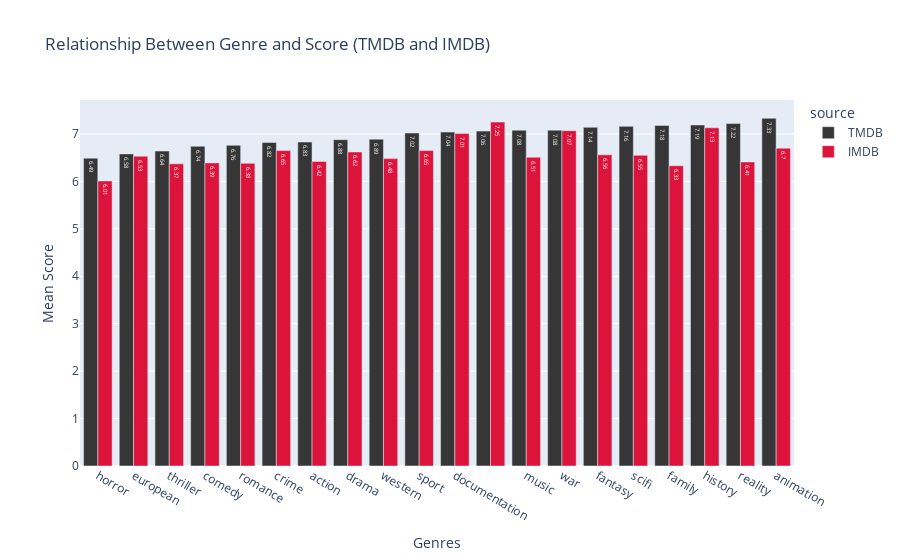

Notebook cell for this chart:
### Code cell
# Creating the bar chart for TMDB and IMDB together

mean_scores_t = df_titles.groupby('genres')['tmdb_score'].mean().sort_values().round(2)
mean_scores_i = df_titles.groupby('genres')['imdb_score'].mean().sort_values().round(2)

df_tmdb = mean_scores_t.reset_index()
df_tmdb['source'] = 'TMDB'
df_tmdb = df_tmdb.rename(columns={'tmdb_score': 'score'})

df_imdb = mean_scores_i.reset_index()
df_imdb['source'] = 'IMDB'
df_imdb = df_imdb.rename(columns={'imdb_score': 'score'})

combined_scores = pd.concat([df_tmdb, df_imdb])
#      genres  score source
# 0     drama   6.95   TMDB
# 1    comedy   7.63   TMDB
# 2    action   8.35   TMDB
# 0     drama   6.80   IMDB
# 1    comedy   7.13   IMDB
# 2    action   8.15   IMDB

fig = px.bar(
    combined_scores,
    x='genres',
    y='score',
    color='source', 
    barmode='group', 
    text_auto=True,
    title='Relationship Between Genre and Score (TMDB and IMDB)',
    color_discrete_map={'TMDB': '#363636', 'IMDB': '#DC143C'}
)

fig.update_layout(xaxis_title='Genres', yaxis_title='Mean Score')

### Figure 1 — Plotly figure (JSON) as saved in the notebook; plotly's stock layout.template omitted (floating-point values rounded to 4 significant figures)
{"data": [{"alignmentgroup": "True", "hovertemplate": "source=TMDB<br>genres=%{x}<br>score=%{y}<extra></extra>", "legendgroup": "TMDB", "marker": {"color": "#363636", "pattern": {"shape": ""}}, "name": "TMDB", "offsetgroup": "TMDB", "orientation": "v", "showlegend": true, "textposition": "auto", "texttemplate": "%{y}", "type": "bar", "x": ["horror", "european", "thriller", "comedy", "romance", "crime", "action", "drama", "western", "sport", "documentation", "", "music", "war", "fantasy", "scifi", "family", "history", "reality", "animation"], "xaxis": "x", "y": [6.49, 6.58, 6.64, 6.74, 6.76, 6.82, 6.83, 6.88, 6.89, 7.02, 7.04, 7.06, 7.08, 7.08, 7.14, 7.16, 7.18, 7.19, 7.22, 7.33], "yaxis": "y"}, {"alignmentgroup": "True", "hovertemplate": "source=IMDB<br>genres=%{x}<br>score=%{y}<extra></extra>", "legendgroup": "IMDB", "marker": {"color": "#DC143C", "pattern": {"shape": ""}}, "name": "IMDB", "offsetgroup": "IMDB", "orientation": "v", "showlegend": true, "textposition": "auto", "texttemplate": "%{y}", "type": "bar", "x": ["horror", "family", "thriller", "romance", "comedy", "reality", "action", "western", "music", "european", "scifi", "fantasy", "drama", "crime", "sport", "animation", "documentation", "war", "history", ""], "xaxis": "x", "y": [6.01, 6.33, 6.37, 6.38, 6.39, 6.41, 6.42, 6.48, 6.51, 6.53, 6.55, 6.56, 6.62, 6.65, 6.65, 6.7, 7.01, 7.07, 7.13, 7.25], "yaxis": "y"}], "layout": {"barmode": "group", "legend": {"title": {"text": "source"}, "tracegroupgap": 0}, "title": {"text": "Relationship Between Genre and Score (TMDB and IMDB)"}, "xaxis": {"anchor": "y", "domain": [0, 1], "title": {"text": "Genres"}}, "yaxis": {"anchor": "x", "domain": [0, 1], "title": {"text": "Mean Score"}}}}
